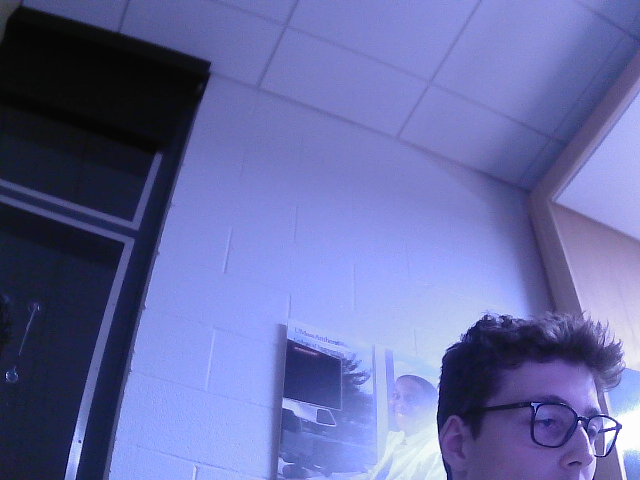
#> input picture TestImages/0.png, 640 x 480 px; its folder holds only this picture in this run
$ python modify.py
#> lines starting #> are read from the running program, lines starting #| are printed output that depends on the picture
from PIL import Image, ImageDraw
import os
import random
import json

def random_color():
    return (random.randint(0, 255), random.randint(0, 255), random.randint(0, 255))

def modify_image(file_path):
#> called with file_path = 'TestImages/0.png'
    with Image.open(file_path) as img:
#> img is the input picture: PIL image 640x480 RGB; mean R, G, B 101.5, 106.7, 164
        draw = ImageDraw.Draw(img)

        # Draw some random lines
        for _ in range(5):  # Drawing 5 random lines
            start_point = (random.randint(0, img.width), random.randint(0, img.height))
            end_point = (random.randint(0, img.width), random.randint(0, img.height))
            draw.line([start_point, end_point], fill=random_color(), width=3)

        # Save the modified image

        new_file_path = file_path
        img.save(new_file_path)
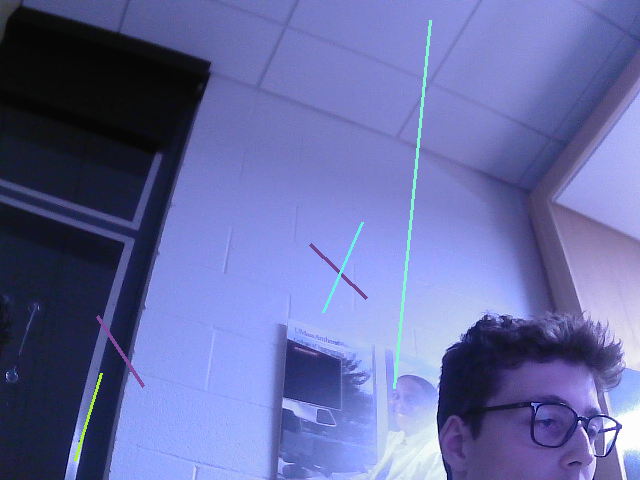
#> saved as 0.png: PIL image 640x480 RGB; mean R, G, B 101.5, 107.2, 163.8

def modify_json(json_filepath):
    # Read the JSON data
#> (the run stopped early here; a loop or call above may not have finished)
